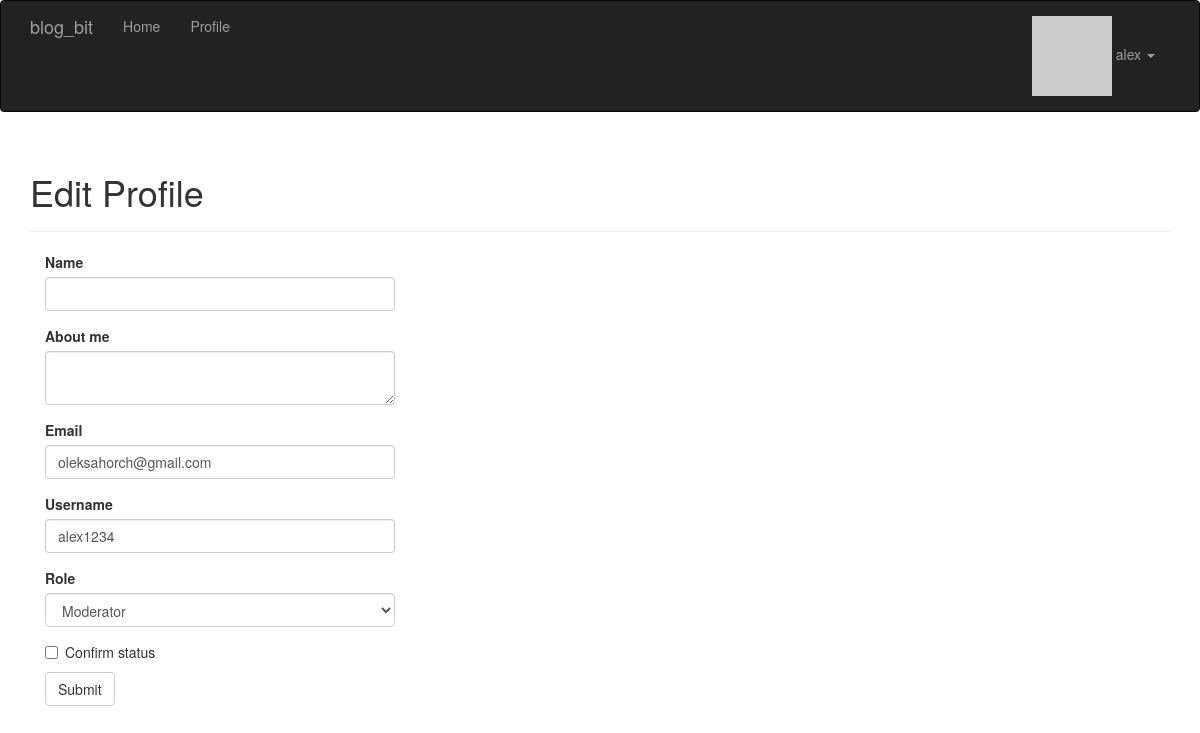
Before: /edit-profile/53 (signed in) with the older database file.
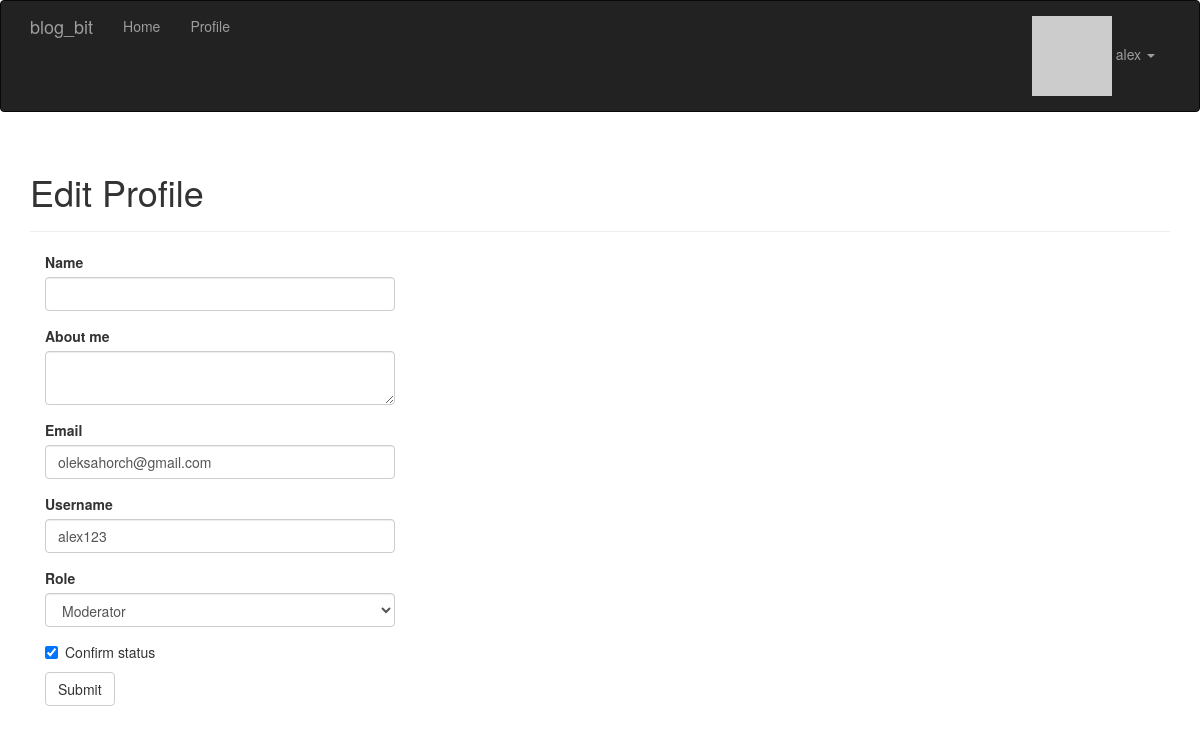
After: the same page with the newer database file.
### app/models/user.py (models this page shows, shortened)
class User(db.Model, UserMixin):
    id = db.Column(db.Integer, primary_key=True)
    username = db.Column(db.String(64), unique=True, index=True)
    name = db.Column(db.String(64))
    about_me = db.Column(db.Text())
    member_since = db.Column(db.DateTime(), default=datetime.utcnow)
    last_seen = db.Column(db.DateTime(), default=datetime.utcnow)
    email = db.Column(db.String(64), unique=True, index=True)
    password_hash = db.Column(db.String(128))
    pfp_hash = db.Column(db.String(32))
    confirmed = db.Column(db.Boolean, default=False)
    role_id = db.Column(db.Integer, db.ForeignKey('role.id'))
    posts = db.relationship('Post', backref='author', lazy='dynamic')
    comments = db.relationship('Comment', backref='author', lazy='dynamic')
    followed = db.relationship(
        'Follow',
        foreign_keys=[Follow.follower_id],
        backref=db.backref('follower', lazy='joined'),
        lazy='dynamic',
        cascade='all, delete-orphan'
    )
    followers = db.relationship(
        'Follow',
        foreign_keys=[Follow.followed_id],
        backref=db.backref('followed', lazy='joined'),
        lazy='dynamic',
        cascade='all, delete-orphan'
    )
    @property
    def password(self):
        raise AttributeError('Password is not a readable attribute!')
    def can(self, perm):
        return self.role is not None and self.role.has_permission(perm)
    def ping(self):
        self.last_seen = datetime.utcnow()
        db.session.add(self)
        db.session.commit()
    def get_pfp(self, size=100, image_gen='retro'):
        url = 'https://secure.gravatar.com/avatar'
        return f'{url}/{self.pfp_hash}?s={size}&d={image_gen}&r=g'

### app/main/views.py (the view, shortened to what this page needs)
@main.route('/edit-profile/<int:id>', methods=['GET', 'POST'])
@login_required
@admin_required
def edit_profile_admin(id):
    user = User.query.get_or_404(id)
    form = EditProfileAdminForm(user)
    form.name.data = user.name
    form.about_me.data = user.about_me
    form.email.data = user.email
    form.username.data = user.username
    form.confirmed.data = user.confirmed
    form.role.data = user.role
    return render_template('main/edit_profile.html', form=form)

### app/main/forms.py (shortened to what this page needs)
class EditProfileAdminForm(EditProfileForm):
    def __init__(self, user):
        super().__init__()
        self.user = user
        self.role.choices = [(role.id, role.name)
                             for role in Role.query.order_by(Role.default).all()]
    email = StringField('Email', validators=[
        vl.DataRequired(),
        vl.Length(1, 64),
        vl.Email()
    ])
    username = StringField('Username', validators=[
        vl.DataRequired(),
        vl.Length(1, 64),
        vl.Regexp('^[A-Za-z][A-Za-z0-9_.]*$',
                  message='Usernames must contain only letters, numbers, dots, or underscores')
    ])
    role = SelectField('Role', coerce=int)
    confirmed = BooleanField('Confirm status')
    submit = SubmitField('Submit')

### app/auth/views.py (called while the page is built)
@auth.before_app_request
def before_request():
    current_user = flask_login.current_user
    if current_user.is_authenticated:
        current_user.ping()  # updating user last time seen property
        if not current_user.confirmed \
                and flask.request.blueprint != 'auth' \
                and flask.request.endpoint != 'static':
            return flask.redirect(flask.url_for('auth.unconfirmed'))

### app/templates/main/edit_profile.html (shortened to what this page needs)
{% extends 'base.html' %}
{% import 'bootstrap/wtf.html' as wtf %}
{% block page_header %}
    <h1>Edit Profile</h1>
{% endblock %}
{% block page_content %}
    <div class="col-md-4">
        {{  wtf.quick_form(form) }}
    </div>
{% endblock %}

Changed rows visible on the page:
changed User "oleksahorch@gmail.com": username "alex1234" → "alex123"; confirmed "☐" → "☑"
